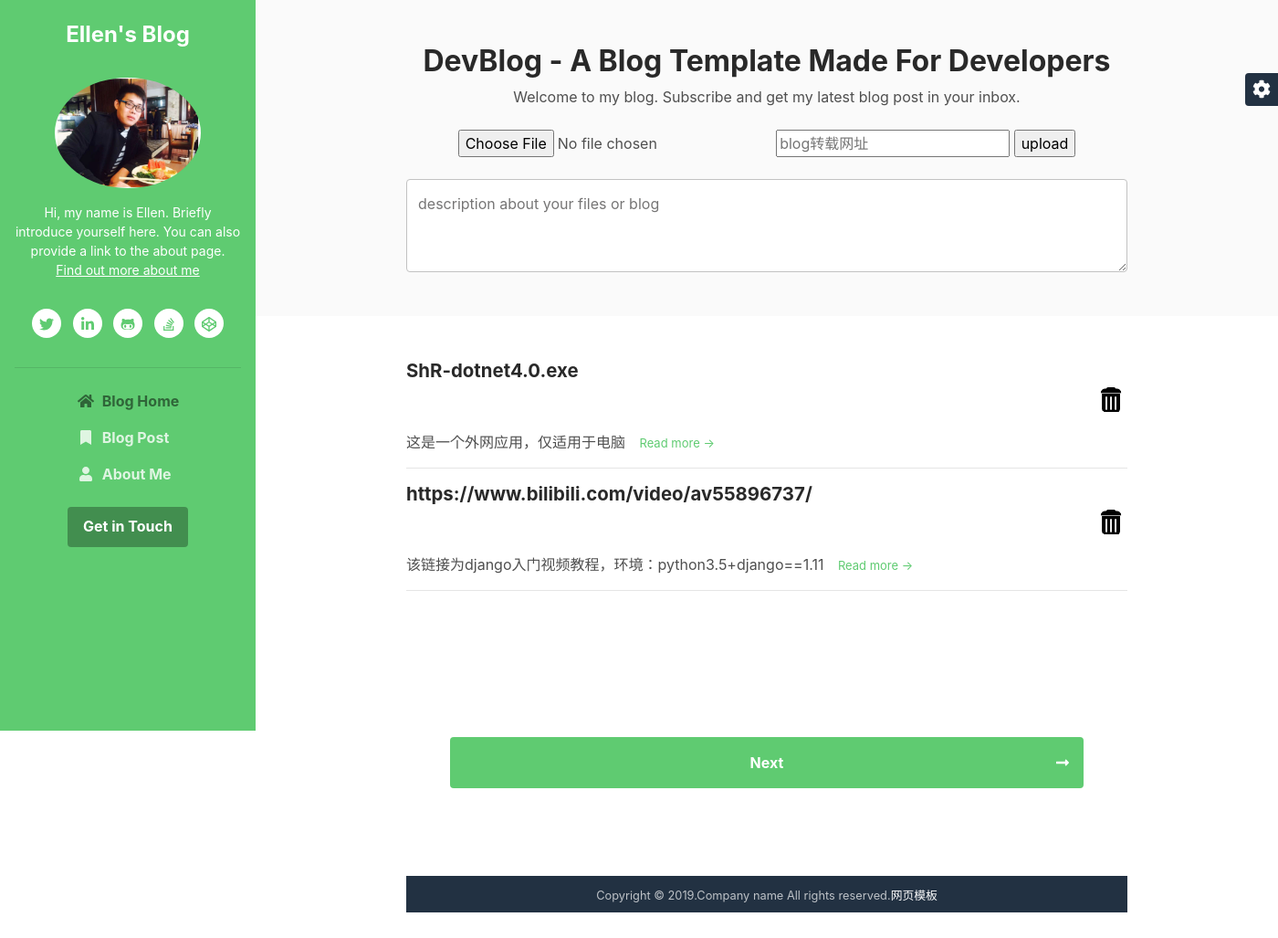
The app's page /blog-post, older data.
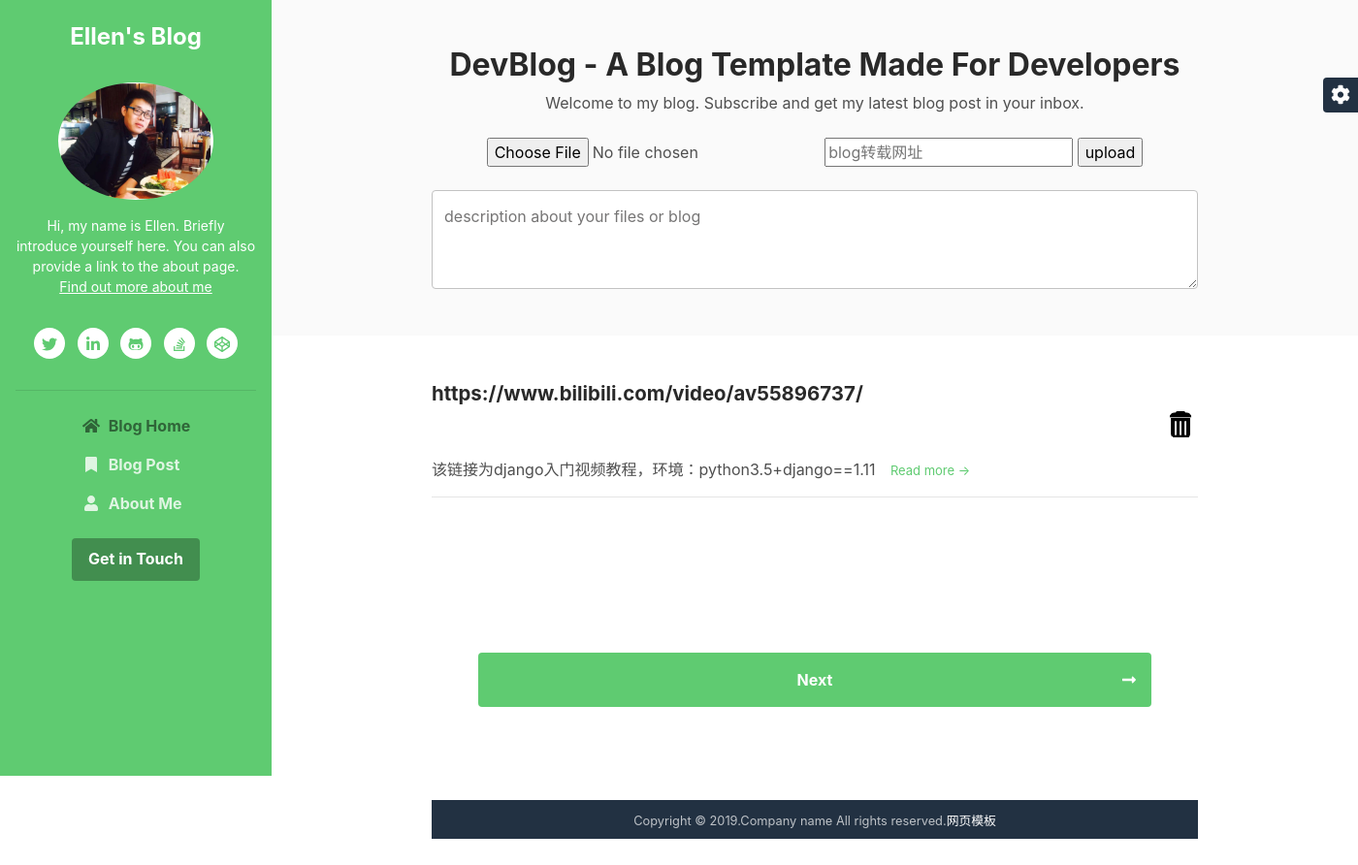
The same page, newer data.
### user/models.py (models this page shows)
class BlogPost(models.Model):
    class Meta:
        ordering = ('-id',)  # 逆序排列
        db_table = 'BlogPost'
    id = models.AutoField(primary_key=True)
    type = models.CharField(max_length=1, null=False)
    blogNet = models.CharField(max_length=148, null=False)
    des = models.CharField(max_length=500, null=False)
    def __repr__(self):
        return "".format(self.id)
    __str__ = __repr__

### user/views.py (the view)
# urls.py: url(r'^blog-post', blogPost),
def blogPost(request: HttpRequest):
    blogNetList = BlogPost.objects.all()  # 将数据全部展示至html中
    return render(request, "blog-post.html", {"blogNetList": blogNetList})

### templates/blog-post.html (shortened to what this page needs)
<!DOCTYPE html>
<html lang="en">
<head>
	<link href="../static/css/theme-1.css" id="theme-style" rel="stylesheet">
</head>
<body>
<header class="header text-center">
	<h1 class="blog-name pt-lg-4 mb-0"><a href="index.html">Ellen's Blog</a></h1>
	<nav class="navbar navbar-expand-lg navbar-dark">
			<div id="navigation" class="collapse navbar-collapse flex-column" >
				<div class="profile-section pt-3 pt-lg-0">
					<img alt="image" class="profile-image mb-3 rounded-circle mx-auto"
						 src="../static/images/profile.png">
					<div class="bio mb-3">Hi, my name is Ellen. Briefly introduce yourself here. You can also provide a
						link to the about page.<br><a href="about.html">Find out more about me</a></div>
					<ul class="social-list list-inline py-3 mx-auto">
			            <li class="list-inline-item"><a href="#"><i class="fab fa-twitter fa-fw"></i></a></li>
			            <li class="list-inline-item"><a href="#"><i class="fab fa-linkedin-in fa-fw"></i></a></li>
			            <li class="list-inline-item"><a href="#"><i class="fab fa-github-alt fa-fw"></i></a></li>
			            <li class="list-inline-item"><a href="#"><i class="fab fa-stack-overflow fa-fw"></i></a></li>
			            <li class="list-inline-item"><a href="#"><i class="fab fa-codepen fa-fw"></i></a></li>
			        </ul>
					<hr>
				</div>
				<ul class="navbar-nav flex-column text-left">
					<li class="nav-item active">
					    <a class="nav-link" href="index.html"><i class="fas fa-home fa-fw mr-2"></i>Blog Home <span class="sr-only">(current)</span></a>
					</li>
					<li class="nav-item">
					    <a class="nav-link" href="blog-post.html"><i class="fas fa-bookmark fa-fw mr-2"></i>Blog Post</a>
					</li>
					<li class="nav-item">
					    <a class="nav-link" href="about.html"><i class="fas fa-user fa-fw mr-2"></i>About Me</a>
					</li>
				</ul>
				<div class="my-2 my-md-3">
				    <a class="btn btn-primary" href="#" target="_blank">Get in Touch</a>
				</div>
			</div>
		</nav>
    </header>
    <div class="main-wrapper">
	    <section class="cta-section theme-bg-light py-5">
		    <div class="container text-center">
			    <h2 class="heading">DevBlog - A Blog Template Made For Developers</h2>
			    <div class="intro">Welcome to my blog. Subscribe and get my latest blog post in your inbox.</div>
			    <form id = 'blogPostForm' enctype="multipart/form-data" action="/uploadFiles" method="post">
					<br>
					<div>
					<input type="file" name="myfile" id = "fileUpload"/>
					<input type="text" name="blogNet" id = "blogNet" placeholder="blog转载网址"/>
					<input type="submit" value="upload" onclick="return emptyFun()"/>
					</div>
					<br>
					<div>
					<textarea placeholder="description about your files or blog" rows="3" cols="20" id="des" name="des" class="form-control mr-md-1 semail"></textarea>
					</div>
                </form>
		    </div>
	    </section>
		<section class="blog-list px-3 py-5 p-md-5">
					<div class="container">
						<div class="item mb-5">
							<div class="media">
								<div class="media-body">
									{% for i in blogNetList %}
										<h3 class="title mb-1"><a href="downloadFiles?data={{i.blogNet}}&&type={{i.type}}">{{ i.blogNet }}</a></button>
											<p align="right">
											<a href="delete_class?id={{i.id}}&&name={{i.blogNet}}&&type={{i.type}}" >
											<img alt="image"
							 				src="../static/images/blog/delete.png"></a>
											</p>
										</h3>
										<td>{{ i.des }}</td>
										<a class="more-link" href="downloadFiles?data={{i.blogNet}}&&type={{i.type}}">&nbsp;&nbsp;&nbsp;Read more &rarr;
										<hr/>
									{% endfor %}
										</a>
								</div>
							</div>
						</div>
	    <section class="blog-list px-3 py-5 p-md-5">
				<nav class="blog-nav nav nav-justified my-5">
				  <a class="nav-link-next nav-item nav-link rounded" href="blog-post.html">Next<i class="arrow-next fas fa-long-arrow-alt-right"></i></a>
				</nav>
	    </section>
		<footer class="footer text-center py-2 theme-bg-dark">
			<small class="copyright">Copyright &copy; 2019.Company name All rights reserved.<a target="_blank"
																							   href="http://sc.chinaz.com/moban/">&#x7F51;&#x9875;&#x6A21;&#x677F;</a></small>
		</footer>
	</div>
    <div id="config-panel" class="config-panel d-none d-lg-block">
        <div class="panel-inner">
            <a id="config-trigger" class="config-trigger config-panel-hide text-center" href="#"><i class="fas fa-cog fa-spin mx-auto" data-fa-transform="down-6" ></i></a>
        </div>
    </div>
</body>
</html>

Row changes from the older to the newer data that the page shows:
removed BlogPost: blogNet "ShR-dotnet4.0.exe", des "这是一个外网应用，仅适用于电脑"
